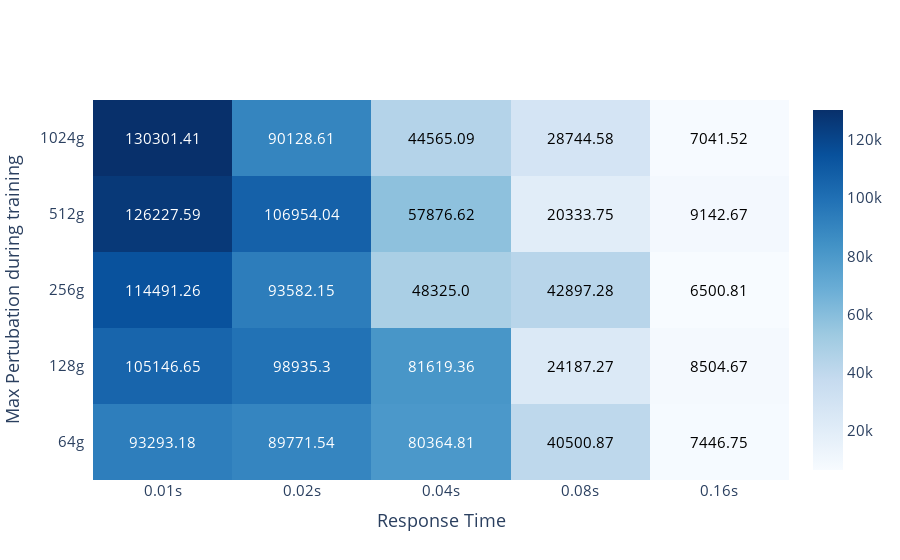

Notebook code for this chart:
### Code cell
fig = ff.create_annotated_heatmap(z=run_rewards.to_numpy(),y=[str(int(i))+'g' for i in df['neurons'].unique().tolist()], 
                                  x=[str(i) + 's' for i in df['response_rate'].unique().tolist()],  
                                  annotation_text=np.around(run_rewards.to_numpy(), decimals=2), colorscale='blues', showscale=True,
                                 reversescale =False)

fig.update_layout(
#     title='Average evaluation seconds for response times vs max. pertubation during training',
    xaxis_title="Response Time",
    yaxis_title="Max Pertubation during training",
    xaxis_side='bottom',
    font=dict(size=15),
    height=700,
)
fig.show()

### Figure 1 — Plotly figure (JSON) as saved in the notebook; plotly's stock layout.template omitted (floating-point values rounded to 4 significant figures)
{"data": [{"colorscale": [[0, "rgb(247,251,255)"], [0.125, "rgb(222,235,247)"], [0.25, "rgb(198,219,239)"], [0.375, "rgb(158,202,225)"], [0.5, "rgb(107,174,214)"], [0.625, "rgb(66,146,198)"], [0.75, "rgb(33,113,181)"], [0.875, "rgb(8,81,156)"], [1, "rgb(8,48,107)"]], "reversescale": false, "showscale": true, "type": "heatmap", "x": ["0.01s", "0.02s", "0.04s", "0.08s", "0.16s"], "y": ["64g", "128g", "256g", "512g", "1024g"], "z": [[93290.0, 89770.0, 80360.0, 40500.0, 7447.0], [105100.0, 98940.0, 81620.0, 24190.0, 8505.0], [114500.0, 93580.0, 48330.0, 42900.0, 6501.0], [126200.0, 107000.0, 57880.0, 20330.0, 9143.0], [130300.0, 90130.0, 44570.0, 28740.0, 7042.0]]}], "layout": {"annotations": [{"font": {"color": "#FFFFFF"}, "showarrow": false, "text": "93293.18", "x": "0.01s", "xref": "x", "y": "64g", "yref": "y"}, {"font": {"color": "#FFFFFF"}, "showarrow": false, "text": "89771.54", "x": "0.02s", "xref": "x", "y": "64g", "yref": "y"}, {"font": {"color": "#FFFFFF"}, "showarrow": false, "text": "80364.81", "x": "0.04s", "xref": "x", "y": "64g", "yref": "y"}, {"font": {"color": "#000000"}, "showarrow": false, "text": "40500.87", "x": "0.08s", "xref": "x", "y": "64g", "yref": "y"}, {"font": {"color": "#000000"}, "showarrow": false, "text": "7446.75", "x": "0.16s", "xref": "x", "y": "64g", "yref": "y"}, {"font": {"color": "#FFFFFF"}, "showarrow": false, "text": "105146.65", "x": "0.01s", "xref": "x", "y": "128g", "yref": "y"}, {"font": {"color": "#FFFFFF"}, "showarrow": false, "text": "98935.3", "x": "0.02s", "xref": "x", "y": "128g", "yref": "y"}, {"font": {"color": "#FFFFFF"}, "showarrow": false, "text": "81619.36", "x": "0.04s", "xref": "x", "y": "128g", "yref": "y"}, {"font": {"color": "#000000"}, "showarrow": false, "text": "24187.27", "x": "0.08s", "xref": "x", "y": "128g", "yref": "y"}, {"font": {"color": "#000000"}, "showarrow": false, "text": "8504.67", "x": "0.16s", "xref": "x", "y": "128g", "yref": "y"}, {"font": {"color": "#FFFFFF"}, "showarrow": false, "text": "114491.26", "x": "0.01s", "xref": "x", "y": "256g", "yref": "y"}, {"font": {"color": "#FFFFFF"}, "showarrow": false, "text": "93582.15", "x": "0.02s", "xref": "x", "y": "256g", "yref": "y"}, {"font": {"color": "#000000"}, "showarrow": false, "text": "48325.0", "x": "0.04s", "xref": "x", "y": "256g", "yref": "y"}, {"font": {"color": "#000000"}, "showarrow": false, "text": "42897.28", "x": "0.08s", "xref": "x", "y": "256g", "yref": "y"}, {"font": {"color": "#000000"}, "showarrow": false, "text": "6500.81", "x": "0.16s", "xref": "x", "y": "256g", "yref": "y"}, {"font": {"color": "#FFFFFF"}, "showarrow": false, "text": "126227.59", "x": "0.01s", "xref": "x", "y": "512g", "yref": "y"}, {"font": {"color": "#FFFFFF"}, "showarrow": false, "text": "106954.04", "x": "0.02s", "xref": "x", "y": "512g", "yref": "y"}, {"font": {"color": "#000000"}, "showarrow": false, "text": "57876.62", "x": "0.04s", "xref": "x", "y": "512g", "yref": "y"}, {"font": {"color": "#000000"}, "showarrow": false, "text": "20333.75", "x": "0.08s", "xref": "x", "y": "512g", "yref": "y"}, {"font": {"color": "#000000"}, "showarrow": false, "text": "9142.67", "x": "0.16s", "xref": "x", "y": "512g", "yref": "y"}, {"font": {"color": "#FFFFFF"}, "showarrow": false, "text": "130301.41", "x": "0.01s", "xref": "x", "y": "1024g", "yref": "y"}, {"font": {"color": "#FFFFFF"}, "showarrow": false, "text": "90128.61", "x": "0.02s", "xref": "x", "y": "1024g", "yref": "y"}, {"font": {"color": "#000000"}, "showarrow": false, "text": "44565.09", "x": "0.04s", "xref": "x", "y": "1024g", "yref": "y"}, {"font": {"color": "#000000"}, "showarrow": false, "text": "28744.58", "x": "0.08s", "xref": "x", "y": "1024g", "yref": "y"}, {"font": {"color": "#000000"}, "showarrow": false, "text": "7041.52", "x": "0.16s", "xref": "x", "y": "1024g", "yref": "y"}], "autosize": true, "font": {"size": 15}, "xaxis": {"autorange": true, "dtick": 1, "gridcolor": "rgb(0, 0, 0)", "range": [-0.5, 4.5], "side": "bottom", "ticks": "", "title": {"text": "Response Time"}, "type": "category"}, "yaxis": {"autorange": true, "dtick": 1, "range": [-0.5, 4.5], "ticks": "", "ticksuffix": "  ", "title": {"text": "Max Pertubation during training"}, "type": "category"}}}
